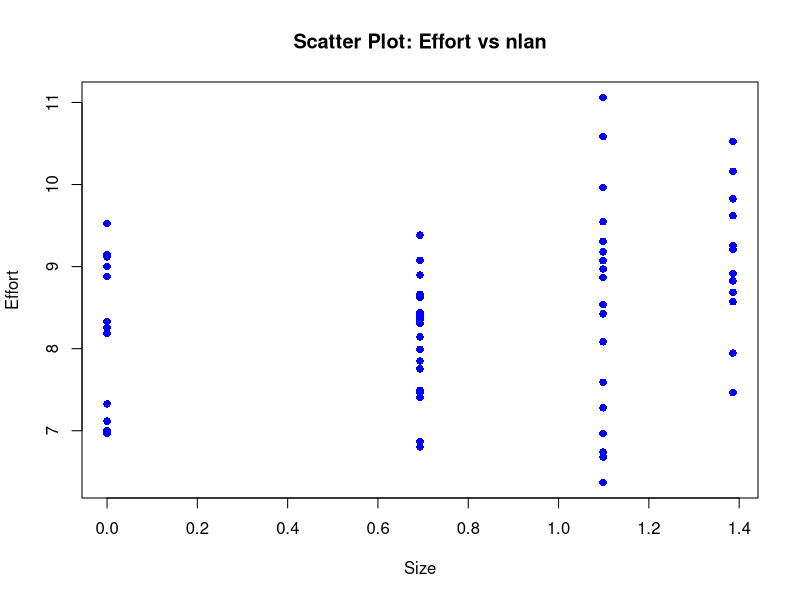

Reproduce this figure in R.
# Read the dataset
dataset <- read.csv("data/software_cost_projects.csv", header = TRUE)

# Scatter plot of 'effort' against 'size'
plot(log(dataset$nlan), log(dataset$effort), main = "Scatter Plot: Effort vs nlan", 
     xlab = "Size", ylab = "Effort", col = "blue", pch = 16)

# Save the plot to a PNG file
png("scatter_plot_effort_size.png")
dev.off()
